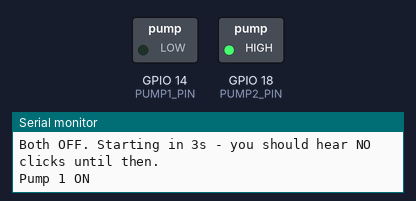
Bench run of a sketch on a simulated ESP32-S3. Parts: switched loads named in the sketch (green lamp = pin HIGH), the last lines printed to the serial monitor.

Above: at 4.5 s.
At 9.5 s:
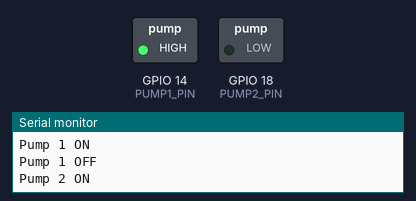
At 12.0 s:
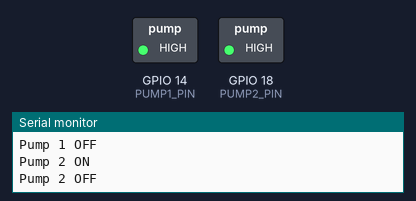
Timing chart, 0 to 16.0 s (numbered marks = the images above):
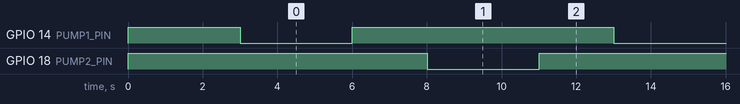

Measured:
- by itself, GPIO 14 (PUMP1_PIN), GPIO 18 (PUMP2_PIN): alternates HIGH for 7.0 s and LOW for 3.0 s
- by itself, everything shown: repeats every 10.0 s, in 4 steps

The sketch:

pump_test.ino
```cpp
/*
  Pump relay test — ESP32-S3.  No Wi-Fi, no sensors, no dashboard.
  Just clicks the two relays so you can confirm wiring and polarity.

  WIRING       Relay IN1 -> GPIO 14        Relay IN2 -> GPIO 18
               Relay VCC -> 5V             Relay GND -> common with ESP32 GND

  RUN IT WITH THE PUMPS UNPLUGGED THE FIRST TIME.
  Listen for the clicks and match them to the Serial output.

    Clicks line up with "ON"      -> RELAY_ACTIVE_LOW is correct
    Clicks are inverted           -> change RELAY_ACTIVE_LOW to false
    Relays click at boot/reset    -> also wrong, flip it
    No clicks at all              -> relay board has no 5V, or GND is not shared
*/

// Most cheap relay boards energise on a LOW input. Flip if yours is inverted.
const bool RELAY_ACTIVE_LOW = true;

const int PUMP1_PIN = 14;
const int PUMP2_PIN = 18;

const unsigned long ON_MS  = 3000;   // how long each pump runs
const unsigned long OFF_MS = 2000;   // gap between them

void setRelay(int pin, bool on) {
  int level = (on == RELAY_ACTIVE_LOW) ? LOW : HIGH;
  // Written before pinMode so the pin never floats into an accidental pulse.
  digitalWrite(pin, level);
  pinMode(pin, OUTPUT);
  digitalWrite(pin, level);
}

void setup() {
  setRelay(PUMP1_PIN, false);
  setRelay(PUMP2_PIN, false);

  Serial.begin(115200);
  unsigned long t = millis();
  while (!Serial && millis() - t < 3000) delay(10);

  Serial.println();
  Serial.println("=== Pump relay test ===");
  Serial.print("Pump 1 on GPIO ");
  Serial.print(PUMP1_PIN);
  Serial.print(", Pump 2 on GPIO ");
  Serial.println(PUMP2_PIN);
  Serial.print("Board treated as active-");
  Serial.println(RELAY_ACTIVE_LOW ? "LOW" : "HIGH");
  Serial.println("Both OFF. Starting in 3s - you should hear NO clicks until then.");
  Serial.println();
  delay(3000);
}

void loop() {
  Serial.println("Pump 1 ON");
  setRelay(PUMP1_PIN, true);
  delay(ON_MS);

  Serial.println("Pump 1 OFF");
  setRelay(PUMP1_PIN, false);
  delay(OFF_MS);

  Serial.println("Pump 2 ON");
  setRelay(PUMP2_PIN, true);
  delay(ON_MS);

  Serial.println("Pump 2 OFF");
  setRelay(PUMP2_PIN, false);
  delay(OFF_MS);

  Serial.println("--- cycle done ---");
}
```
